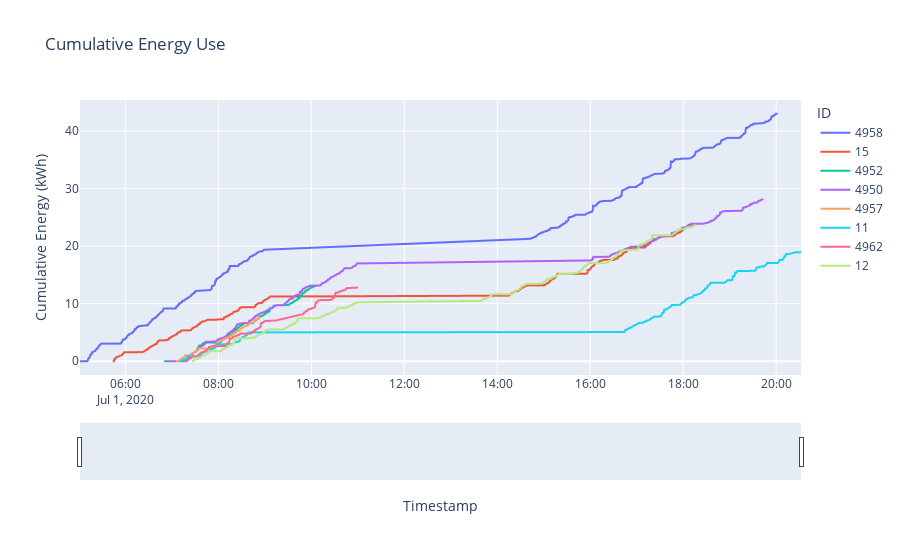

This figure's notebook cell:
### Code cell
fig = px.line(july_01_kinematics_df, x="Timestamp", y="Cumulative Energy (kWh)", title="Cumulative Energy Use", line_group="ID", color="ID", hover_name="ID")

fig.update_xaxes(rangeslider_visible=True)

### Figure 1 — Plotly figure (JSON) as saved in the notebook; plotly's stock layout.template omitted (floating-point values rounded to 4 significant figures; data arrays with more than 128 entries replaced by an {"elided": "..."} marker saying what was removed)
{"data": [{"hovertemplate": "<b>%{hovertext}</b><br><br>ID=4958<br>Timestamp=%{x}<br>Cumulative Energy (kWh)=%{y}<extra></extra>", "hovertext": {"elided": "595 int values"}, "legendgroup": "4958", "line": {"color": "#636efa", "dash": "solid"}, "mode": "lines", "name": "4958", "showlegend": true, "type": "scattergl", "x": {"elided": "595 str values"}, "xaxis": "x", "y": {"elided": "595 float values"}, "yaxis": "y"}, {"hovertemplate": "<b>%{hovertext}</b><br><br>ID=15<br>Timestamp=%{x}<br>Cumulative Energy (kWh)=%{y}<extra></extra>", "hovertext": {"elided": "559 int values"}, "legendgroup": "15", "line": {"color": "#EF553B", "dash": "solid"}, "mode": "lines", "name": "15", "showlegend": true, "type": "scattergl", "x": {"elided": "559 str values"}, "xaxis": "x", "y": {"elided": "559 float values"}, "yaxis": "y"}, {"hovertemplate": "<b>%{hovertext}</b><br><br>ID=4952<br>Timestamp=%{x}<br>Cumulative Energy (kWh)=%{y}<extra></extra>", "hovertext": {"elided": "266 int values"}, "legendgroup": "4952", "line": {"color": "#00cc96", "dash": "solid"}, "mode": "lines", "name": "4952", "showlegend": true, "type": "scattergl", "x": {"elided": "266 str values"}, "xaxis": "x", "y": {"elided": "266 float values"}, "yaxis": "y"}, {"hovertemplate": "<b>%{hovertext}</b><br><br>ID=4950<br>Timestamp=%{x}<br>Cumulative Energy (kWh)=%{y}<extra></extra>", "hovertext": {"elided": "609 int values"}, "legendgroup": "4950", "line": {"color": "#ab63fa", "dash": "solid"}, "mode": "lines", "name": "4950", "showlegend": true, "type": "scattergl", "x": {"elided": "609 str values"}, "xaxis": "x", "y": {"elided": "609 float values"}, "yaxis": "y"}, {"hovertemplate": "<b>%{hovertext}</b><br><br>ID=4957<br>Timestamp=%{x}<br>Cumulative Energy (kWh)=%{y}<extra></extra>", "hovertext": {"elided": "131 int values"}, "legendgroup": "4957", "line": {"color": "#FFA15A", "dash": "solid"}, "mode": "lines", "name": "4957", "showlegend": true, "type": "scattergl", "x": {"elided": "131 str values"}, "xaxis": "x", "y": {"elided": "131 float values"}, "yaxis": "y"}, {"hovertemplate": "<b>%{hovertext}</b><br><br>ID=11<br>Timestamp=%{x}<br>Cumulative Energy (kWh)=%{y}<extra></extra>", "hovertext": {"elided": "399 int values"}, "legendgroup": "11", "line": {"color": "#19d3f3", "dash": "solid"}, "mode": "lines", "name": "11", "showlegend": true, "type": "scattergl", "x": {"elided": "399 str values"}, "xaxis": "x", "y": {"elided": "399 float values"}, "yaxis": "y"}, {"hovertemplate": "<b>%{hovertext}</b><br><br>ID=4962<br>Timestamp=%{x}<br>Cumulative Energy (kWh)=%{y}<extra></extra>", "hovertext": {"elided": "233 int values"}, "legendgroup": "4962", "line": {"color": "#FF6692", "dash": "solid"}, "mode": "lines", "name": "4962", "showlegend": true, "type": "scattergl", "x": {"elided": "233 str values"}, "xaxis": "x", "y": {"elided": "233 float values"}, "yaxis": "y"}, {"hovertemplate": "<b>%{hovertext}</b><br><br>ID=12<br>Timestamp=%{x}<br>Cumulative Energy (kWh)=%{y}<extra></extra>", "hovertext": {"elided": "676 int values"}, "legendgroup": "12", "line": {"color": "#B6E880", "dash": "solid"}, "mode": "lines", "name": "12", "showlegend": true, "type": "scattergl", "x": {"elided": "676 str values"}, "xaxis": "x", "y": {"elided": "676 float values"}, "yaxis": "y"}], "layout": {"legend": {"title": {"text": "ID"}, "tracegroupgap": 0}, "title": {"text": "Cumulative Energy Use"}, "xaxis": {"anchor": "y", "domain": [0, 1], "rangeslider": {"visible": true}, "title": {"text": "Timestamp"}}, "yaxis": {"anchor": "x", "domain": [0, 1], "title": {"text": "Cumulative Energy (kWh)"}}}}
